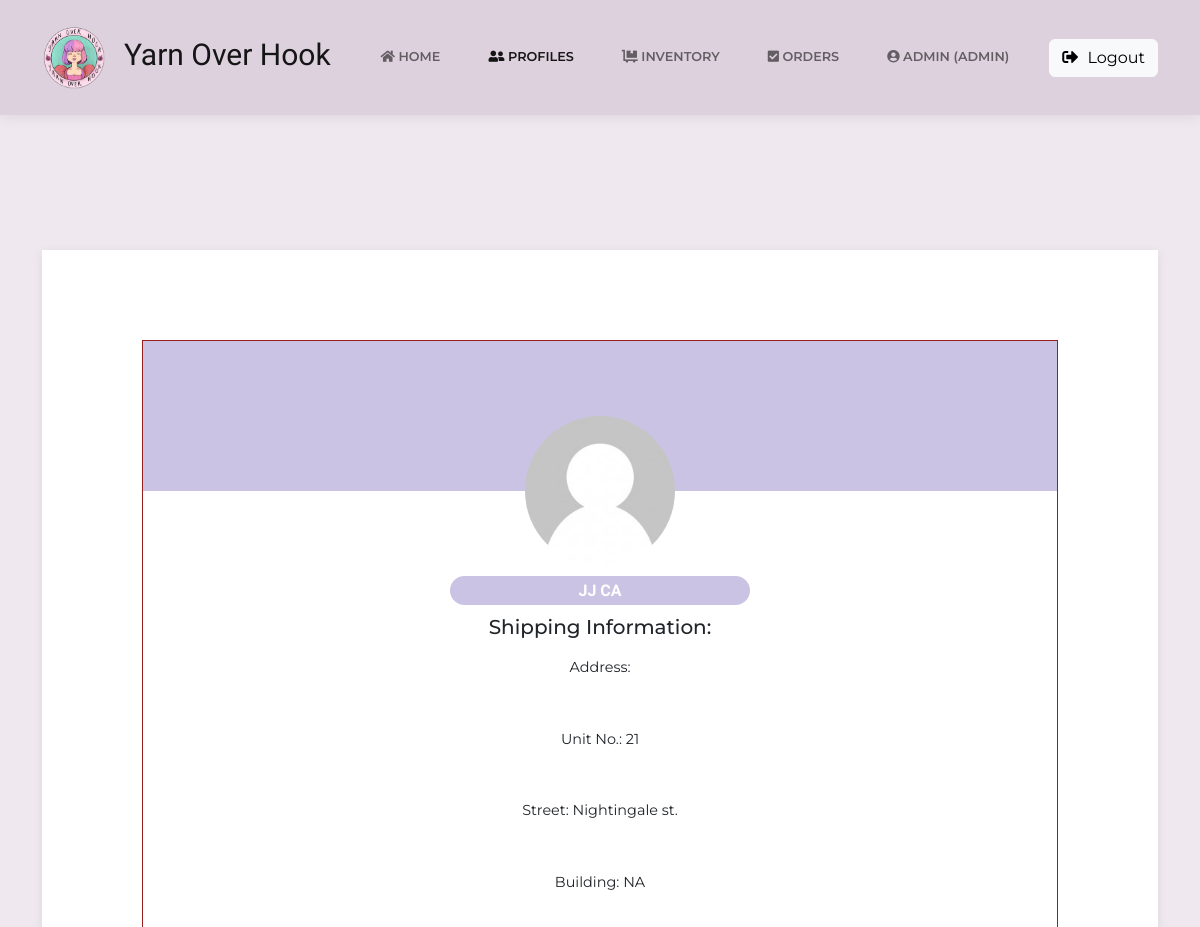
Page /ProfileAccntViewAdmin.php?id=2 (signed in, upper part) on the earlier database version.
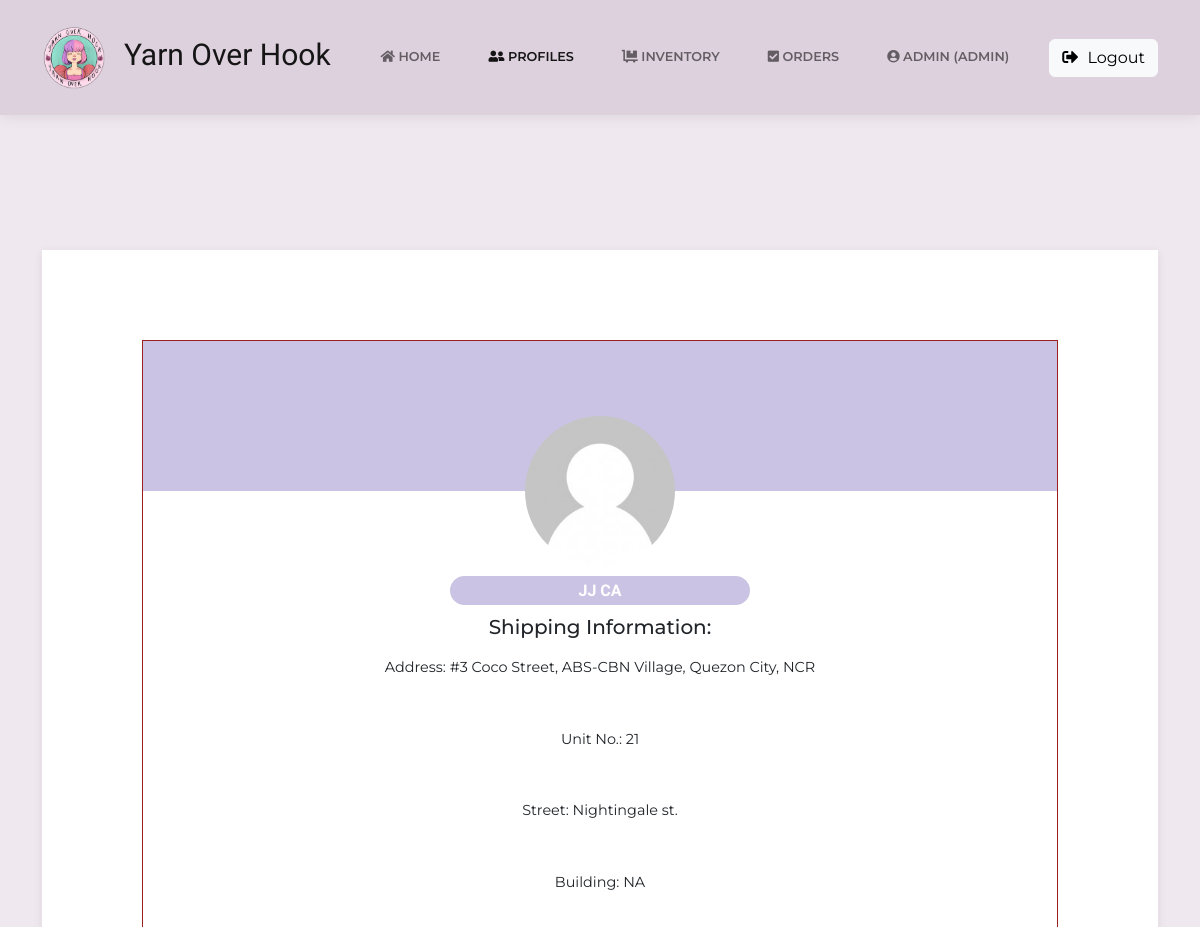
Same page on the later database version.
### tables this page shows
CREATE TABLE `cust_profile` (
  `id` bigint(20) NOT NULL,
  `c_id` bigint(12) NOT NULL,
  `c_name` varchar(60) NOT NULL,
  `email` varchar(60) NOT NULL,
  `region` varchar(60) NOT NULL,
  `city` varchar(60) NOT NULL,
  `street` varchar(60) NOT NULL,
  `building` varchar(60) NOT NULL,
  `phone_no` varchar(20) NOT NULL,
  `zip_code` int(12) NOT NULL,
  `unit_no` int(11) NOT NULL,
  `date` timestamp NOT NULL DEFAULT current_timestamp() ON UPDATE current_timestamp(),
  `address` varchar(150) NOT NULL
);

### ProfileAccntViewAdmin.php (the view, shortened to what this page needs)
<?php
    include("includes/dbh.inc.php");
    require 'layouts/Header.php';
    if(isset($_GET['id'])) {
		$id = mysqli_real_escape_string($con, $_GET['id']);
		$item = "SELECT * FROM cust_profile WHERE id = $id";
		$result = mysqli_query($con, $item);
		$profile = mysqli_fetch_assoc($result);
	}
?>
<body class="d-flex flex-column min-vh-100">
<?php require 'layouts/nav.php';?>
    <?php if($profile): ?>
    <main class="page blog-post">
        <section class="clean-block clean-post dark" style="background-color:#efe9ef;">
            <div class="container">
                <div class="block-content">
                    <div class="post-body" style="margin-top:65px;">
                        <div class="post-info">
                            <div class="profile-card" style="background: #ffffff; border-color: 0;">
                                <div class="profile-back" style="background: #CBC3E3;--bs-danger: #3546dc;--bs-danger-rgb: 53,70,220;"></div><img class="rounded-circle profile-pic" src="assets/img/avatars/nopic1.jpg">
                                <h3 class="profile-name" style="background: #cbc3e3;"><?php echo $profile['c_name']; ?></h3>
                                <h5> Shipping Information: </h5>
                                <p class="profile-bio">Address: <?php echo $profile['address']; ?></p>
                                <p class="profile-bio">Unit No.: <?php echo $profile['unit_no']; ?></p>
                                <p class="profile-bio">Street: <?php echo $profile['street']; ?></p>
                                <p class="profile-bio">Building: <?php echo $profile['building']; ?></p>
                            </div>
                        </div>
                    </div>
                </div>
            </div>
            <?php else: ?>
                <div class="container my-5">
                    <h2> Oops.. Page not found. Please try again. </h2>
                </div>
            <?php endif ?>
        </section>
    </main>
<?php require 'layouts/Footer.php';?>

Differences in the rows shown:
changed cust_profile "JJ CA": address (not shown) → "#3 Coco Street, ABS-CBN Village, Quezon City, NCR"
